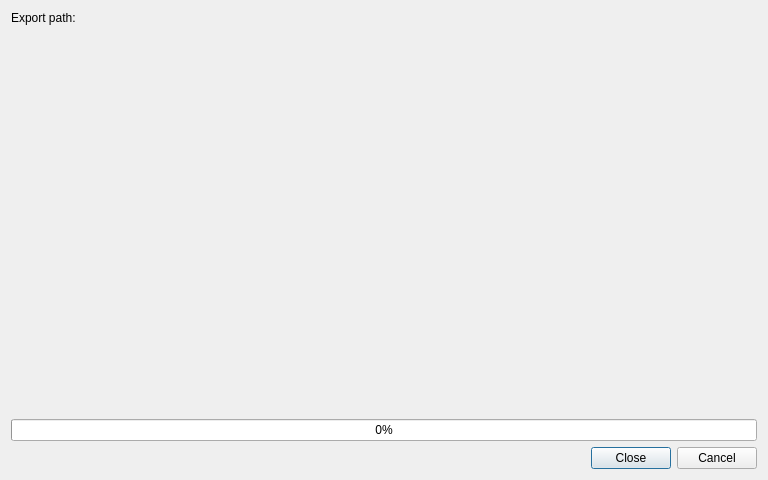
<?xml version="1.0" encoding="UTF-8"?>
<ui version="4.0">
 <class>AssetExportDialog</class>
 <widget class="QDialog" name="AssetExportDialog">
  <property name="geometry">
   <rect>
    <x>0</x>
    <y>0</y>
    <width>768</width>
    <height>480</height>
   </rect>
  </property>
  <property name="windowTitle">
   <string>Export QML</string>
  </property>
  <layout class="QGridLayout" name="gridLayout">
   <item row="0" column="0">
    <widget class="QLabel" name="label">
     <property name="sizePolicy">
      <sizepolicy hsizetype="Maximum" vsizetype="Preferred">
       <horstretch>0</horstretch>
       <verstretch>0</verstretch>
      </sizepolicy>
     </property>
     <property name="text">
      <string>Export path:</string>
     </property>
    </widget>
   </item>
   <item row="2" column="0" colspan="2">
    <widget class="QStackedWidget" name="stackedWidget"/>
   </item>
   <item row="3" column="0" colspan="2">
    <widget class="QProgressBar" name="exportProgress">
     <property name="maximum">
      <number>1000</number>
     </property>
     <property name="value">
      <number>0</number>
     </property>
    </widget>
   </item>
   <item row="1" column="0" colspan="2">
    <widget class="Utils::DetailsWidget" name="advancedOptions" native="true">
     <property name="minimumSize">
      <size>
       <width>0</width>
       <height>8</height>
      </size>
     </property>
    </widget>
   </item>
   <item row="4" column="0" colspan="2">
    <widget class="QDialogButtonBox" name="buttonBox">
     <property name="standardButtons">
      <set>QDialogButtonBox::Cancel|QDialogButtonBox::Close</set>
     </property>
    </widget>
   </item>
   <item row="0" column="1">
    <widget class="Utils::PathChooser" name="exportPath" native="true"/>
   </item>
  </layout>
 </widget>
 <customwidgets>
  <customwidget>
   <class>Utils::PathChooser</class>
   <extends>QWidget</extends>
   <header location="global">utils/pathchooser.h</header>
   <container>1</container>
  </customwidget>
  <customwidget>
   <class>Utils::DetailsWidget</class>
   <extends>QWidget</extends>
   <header location="global">utils/detailswidget.h</header>
   <container>1</container>
  </customwidget>
 </customwidgets>
 <resources/>
 <connections/>
</ui>
